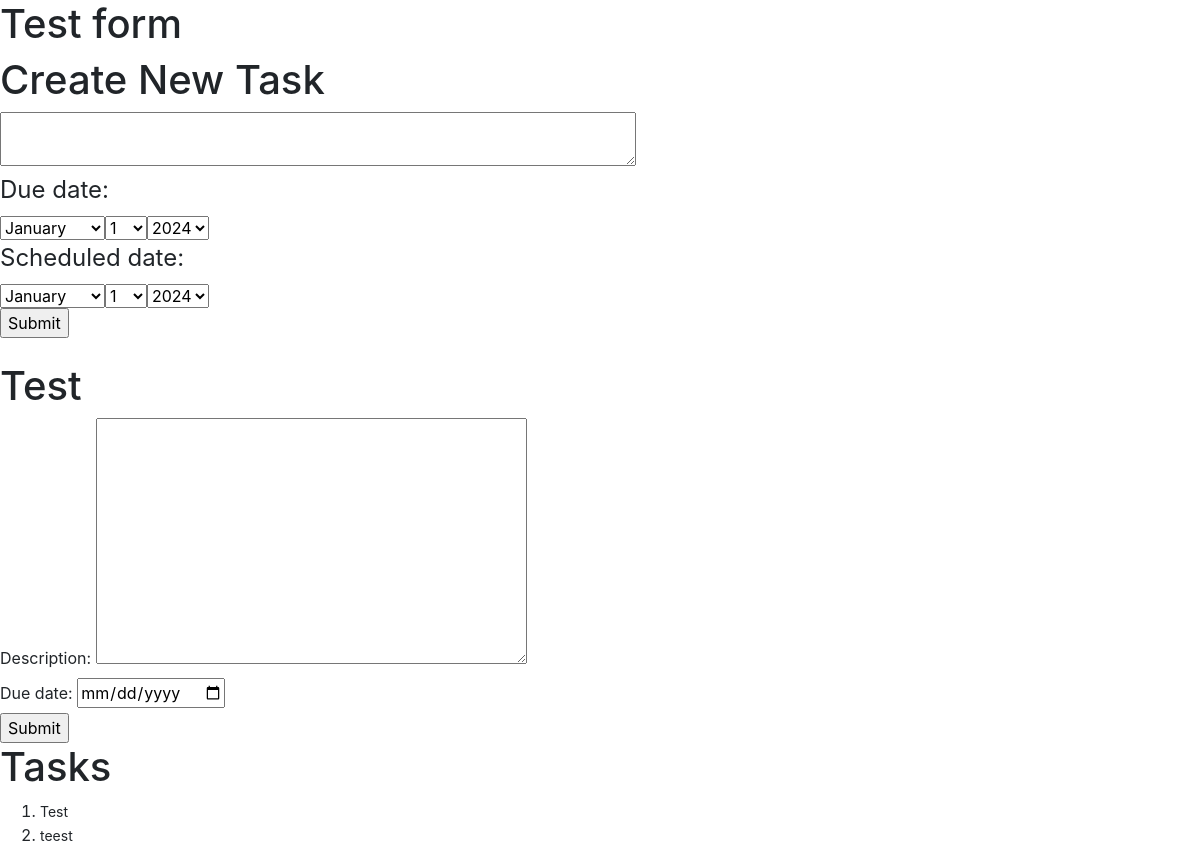
The app's page /, older data.
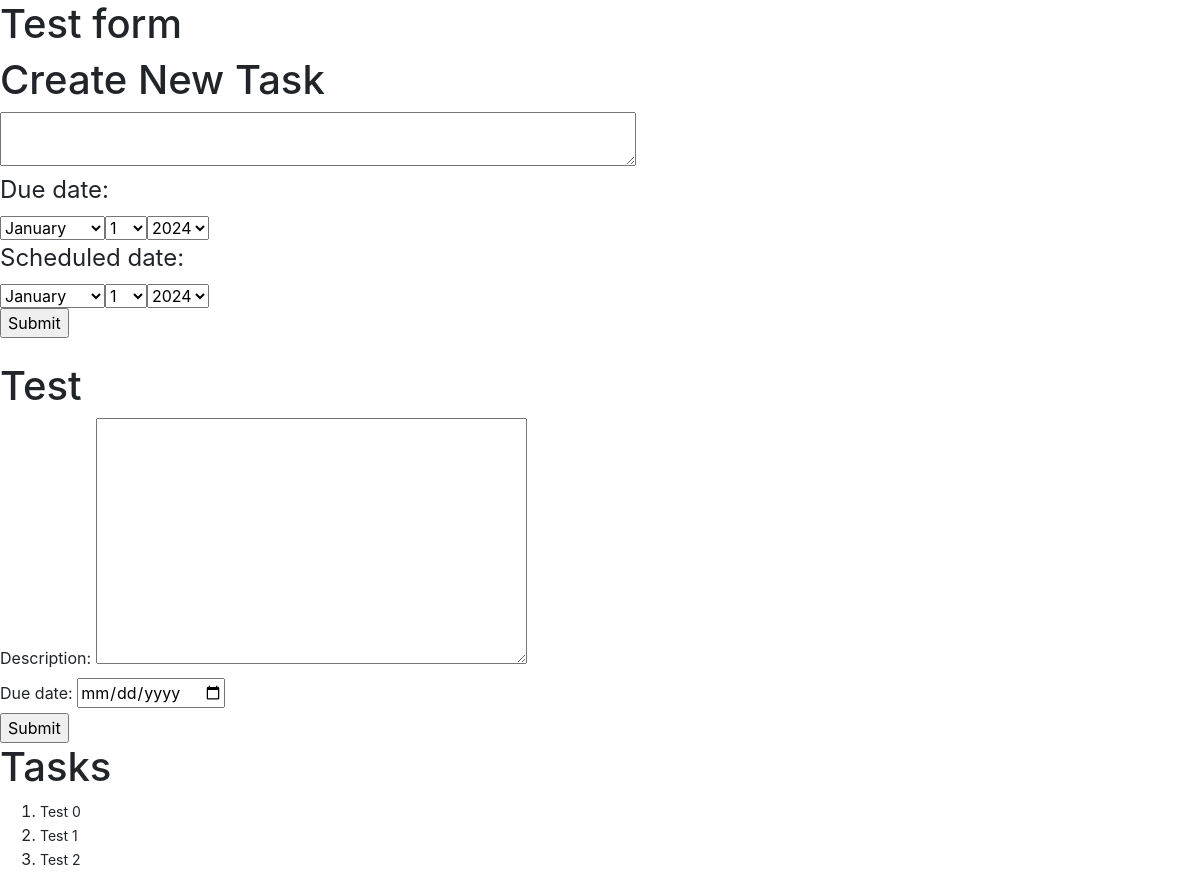
The same page, newer data.
### Mythic/models.py (models this page shows, shortened)
class Task(models.Model):
    description = models.TextField(default="New task")
    completed = models.BooleanField(default=False)
    scheduled = models.BooleanField(default=False)
    due_date = models.DateTimeField(auto_now=False, auto_now_add=False, null=True, blank=True)
    scheduled_date = models.DateTimeField(auto_now=False, auto_now_add=False, null=True, blank=True)
    start_time = models.DateTimeField(auto_now=False, auto_now_add=False, null=True, blank=True)
    end_time = models.DateTimeField(auto_now=False, auto_now_add=False,null=True, blank=True)
    category = models.CharField(max_length=64, blank=True, null=True)
    project = models.CharField(max_length=64, blank=True, null=True)
    parent = models.ForeignKey('self', on_delete=models.CASCADE, null=True, blank=True, related_name='children')
    previous_task = models.ForeignKey('self', on_delete=models.CASCADE, null=True, blank=True, related_name='subsequent_task')

### Mythic/views.py (the view)
# urls.py: path("", views.index, name="index"),
def index(request):
    tasks = search(request)
    return render(request, "mythic/test_create_task.html", {
        "form": NewTaskForm(),
        "tasks": tasks
    })

### Mythic/views.py
class NewTaskForm(forms.Form):
    description = forms.CharField(widget=forms.Textarea)
    due_date = forms.DateField(
        label="Due date",
        required=True,
        widget=forms.DateInput(format="%Y-%m-%d", attrs={"type": "date"}),
        input_formats=["%Y-%m-%d"]
    )

### Mythic/views.py (called while the page is built)
def search(request):
    tasks = Task.objects.all()
    return tasks

### Mythic/templates/mythic/test_create_task.html (shortened to what this page needs)
{% extends "mythic/layout.html" %}
{% load static %}
{% block body %}
    <h1>Test form</h1>
    <h1>Create New Task</h1>
    <form action="{% url 'create_task' %}" method="post">
        <div>
            <textarea name="description" cols="60" rows="2" required="" id="id_description"></textarea>
        </div>
        <div>
        <fieldset>
            <legend for="id_due_date_month">Due date:</legend>
            <select name="due_date_month" required="" id="id_due_date_month"><option value="1">January</option></select><select name="due_date_day" required="" id="id_due_date_day"><option value="1">1</option></select><select name="due_date_year" required="" id="id_due_date_year"><option value="2024">2024</option>
            </select>
        </fieldset>
        </div>
        <div>
            <fieldset>
        <legend for="id_scheduled_date_month">Scheduled date:</legend>
        <select name="scheduled_date_month" required="" id="id_scheduled_date_month"><option value="1">January</option></select><select name="scheduled_date_day" required="" id="id_scheduled_date_day"><option value="1">1</option></select><select name="scheduled_date_year" required="" id="id_scheduled_date_year"><option value="2024">2024</option></select>
        </fieldset>
        </div>
            <input type="submit">
        </form>
    <br>
    <h1>Test</h1>
    <form action="{% url 'create_task' %}" method="post">
        {{ form }}
        <input type="submit" value="Submit">
    </form>
    <h1>Tasks</h1>
    <ol>
        {% for task in tasks %}
                <li>
                    <div id="edit-task-body-{{ task.id }}" onclick="edit_task({{ task.id }})" class="tooltip">
                        {{ task.description }}
                    </div>
                </li>
        {% endfor %}
    </ol>
{% endblock %}

Row changes from the older to the newer data that the page shows:
changed Task: description "Test" → "Test 0"
changed Task: description "teest" → "Test 1"
added Task: description "Test 2"
